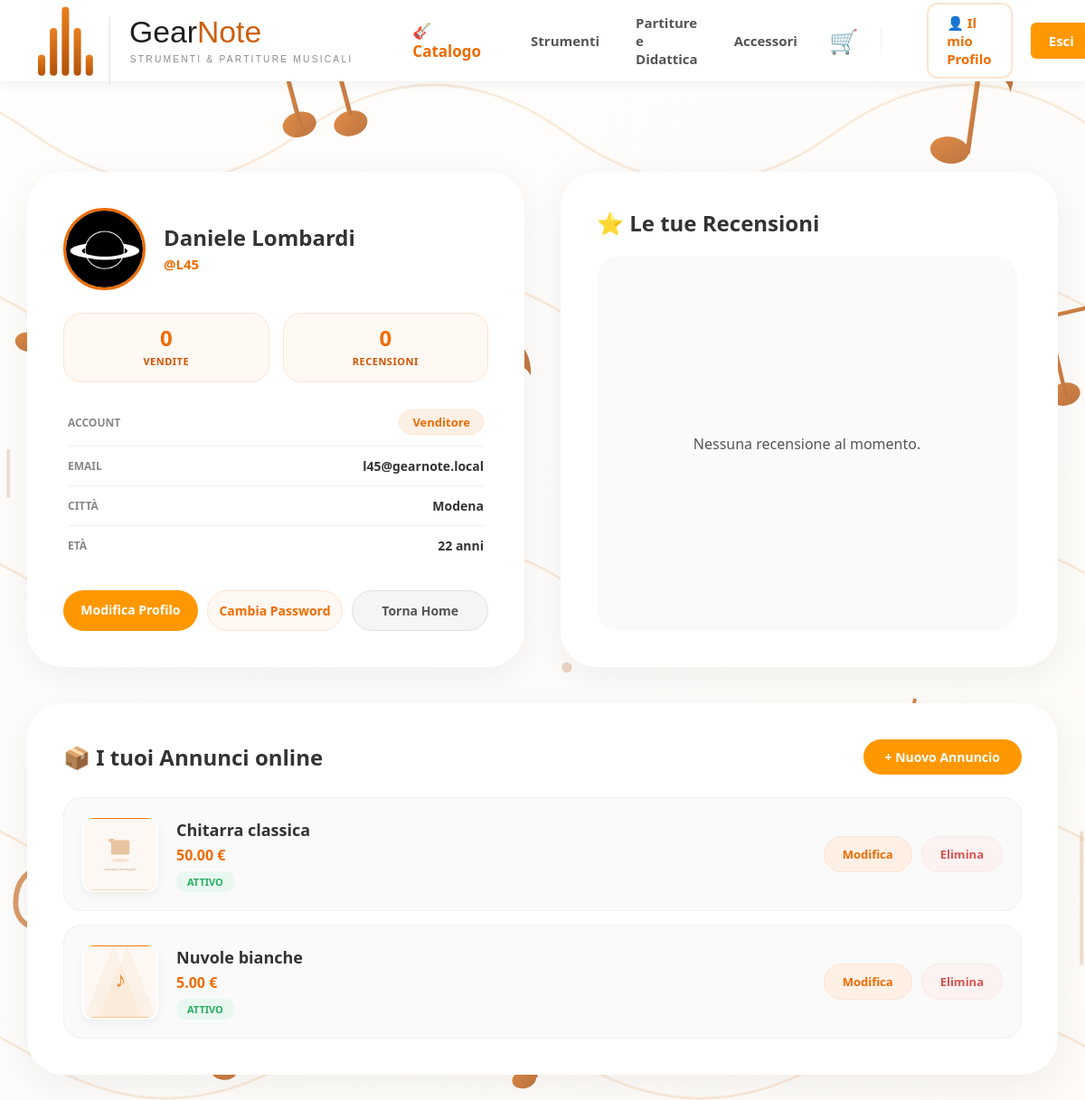
/accounts/profilo/ (signed in), run on an earlier commit of the app's database.
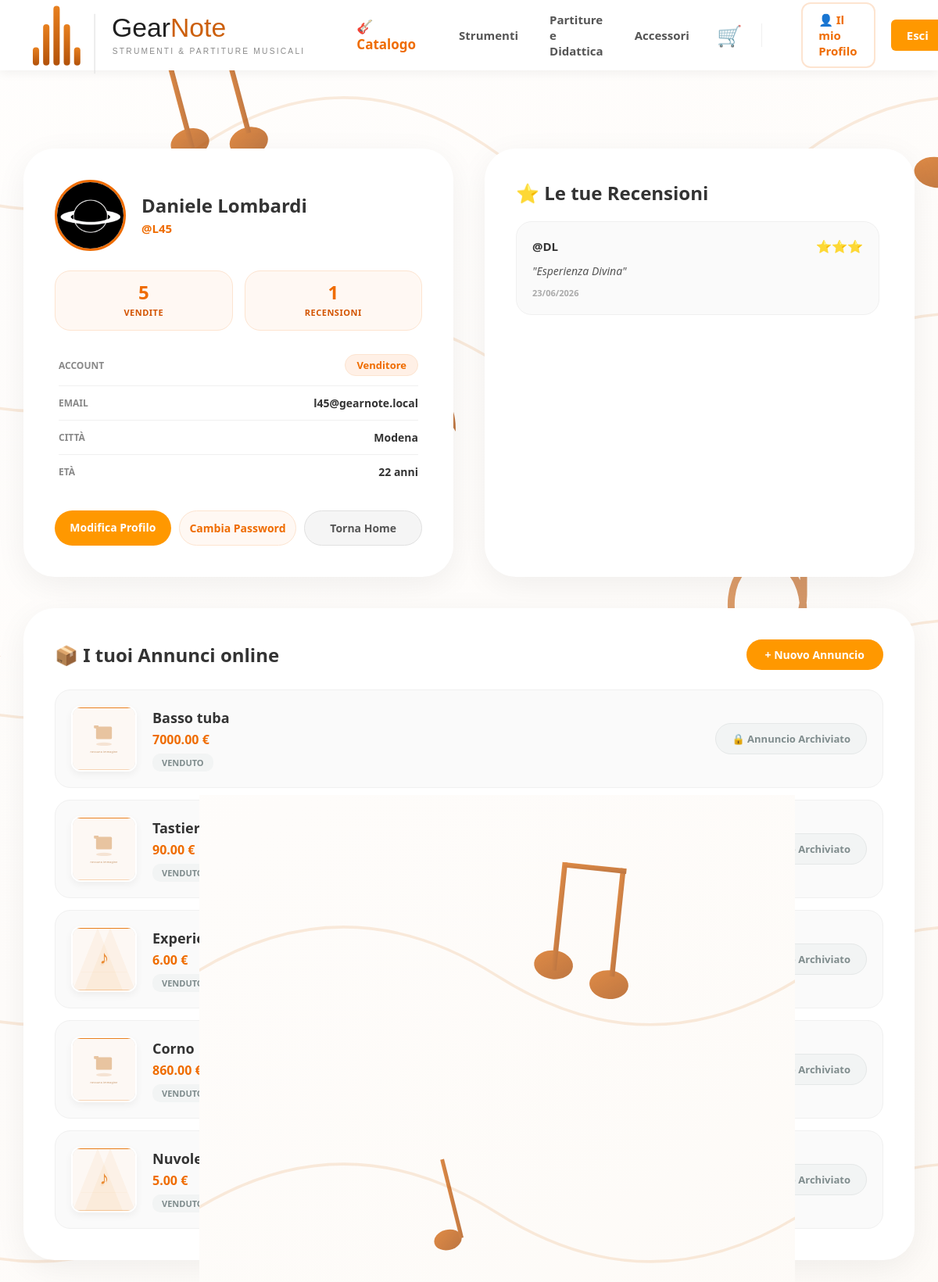
And on a later commit of the database.
### catalog/models.py (models this page shows, shortened)
class Categoria(models.Model):
    nome = models.CharField(max_length=100)
    slug = models.SlugField(unique=True, blank=True)
    categoria_padre = models.ForeignKey(
        'self',
        on_delete=models.CASCADE,
        null=True,
        blank=True,
        related_name='sottocategorie'
    )
    class Meta:
        verbose_name_plural = "Categorie"

class Prodotto(models.Model):
    venditore = models.ForeignKey(User, on_delete=models.CASCADE, related_name='prodotti_in_vendita')
    categoria = models.ForeignKey(Categoria, on_delete=models.SET_NULL, null=True, related_name='prodotti')
    condizione = models.ForeignKey(Condizione, on_delete=models.PROTECT, related_name='prodotti')
    titolo = models.CharField(max_length=200)
    descrizione = models.TextField()
    prezzo = models.DecimalField(
        max_digits=10,
        decimal_places=2,
        validators=[MinValueValidator(0.01)]
    )
    disponibile = models.BooleanField(default=True, help_text="Togli la spunta se l'oggetto è stato venduto")
    data_inserimento = models.DateTimeField(auto_now_add=True)
    data_modifica = models.DateTimeField(auto_now=True)
    class Meta:
        ordering = ['-data_inserimento']
    @property
    def immagine_principale(self):
        prima_foto = self.immagini.filter(principale=True).first()
        if prima_foto:
            return prima_foto.immagine.url
        cat_radice = self.categoria
        while cat_radice and cat_radice.categoria_padre:
            cat_radice = cat_radice.categoria_padre
        if cat_radice and "partiture" in cat_radice.nome.lower():
            return '/static/img/spartito.svg'
        return '/static/img/prodotto.svg'

### accounts/models.py (models this page shows, shortened)
class Recensione(models.Model):
    venditore = models.ForeignKey(User, on_delete=models.CASCADE, related_name='recensioni_ricevute')
    acquirente = models.ForeignKey(User, on_delete=models.CASCADE, related_name='recensioni_scritte')
    voto = models.PositiveIntegerField(choices=[(i, str(i)) for i in range(1, 6)]) # Da 1 a 5
    testo = models.TextField()
    data_creazione = models.DateTimeField(auto_now_add=True)

### accounts/views.py (the view)
# urls.py: path('profilo/', views.profilo_view, name='profilo'),
@login_required(login_url='accounts:login')
def profilo_view(request):
    profilo, created = Profilo.objects.get_or_create(user=request.user)
    prodotti_utente = Prodotto.objects.filter(venditore=request.user)
    numero_vendite = ElementoOrdine.objects.filter(prodotto__venditore=request.user).count()
    miei_ordini = Ordine.objects.filter(utente=request.user).order_by('-creato_il')
    recensioni_ricevute = Recensione.objects.filter(venditore=request.user).order_by('-data_creazione')
    return render(request, 'accounts/profilo.html', {
        'profilo': profilo,
        'miei_prodotti': prodotti_utente,
        'miei_ordini': miei_ordini,
        'numero_vendite': numero_vendite,
        'recensioni_ricevute': recensioni_ricevute,
    })

### cart/context_processors.py (called while the page is built)
def contatore_carrello(request):
    conteggio = 0
    if request.user.is_authenticated and request.user.profilo.ruolo != 'venditore':
        try:
            carrello = Carrello.objects.get(utente=request.user)
            conteggio = carrello.numero_articoli
        except Carrello.DoesNotExist:
            conteggio = 0
    return {'cart_items_count': conteggio}

### catalog/context_processors.py (called while the page is built)
def categorie_navbar(request):
    return {
        'categorie_principali': Categoria.objects.filter(categoria_padre__isnull=True)
    }

### accounts/templates/accounts/profilo.html (shortened to what the changed rows need)
{% extends 'base.html' %}
{% load static %}
{% block content %}
<div style="
    width: 95vw;
    max-width: 1600px;
    position: relative;
    left: 50%;
    transform: translateX(-50%);
    min-height: 80vh;
    margin: 40px 0;
    display: grid;
    grid-template-columns: 1fr 1fr;
    grid-template-rows: auto auto;
    gap: 40px;
">
    <div style="
        background: white;
        padding: 40px;
        border-radius: 40px;
        box-shadow: 0 10px 40px rgba(0, 0, 0, 0.06);
        box-sizing: border-box;
        display: flex;
        flex-direction: column;
        justify-content: space-between;
    ">
        <div style="display: flex; gap: 15px; margin-top: 25px;">
            <div style="flex: 1; background: #fff8f3; border: 1px solid #fde4d0; padding: 15px; border-radius: 20px; text-align: center;">
                <div style="font-size: 24px; font-weight: 800; color: #ef6c00; line-height: 1;">
                    {% if user.profilo.ruolo == 'venditore' %}
                        {{ numero_vendite }}
                    {% else %}
                        {{ miei_ordini|length }}
                    {% endif %}
                </div>
                <div style="font-size: 11px; text-transform: uppercase; color: #d35400; font-weight: 700; margin-top: 6px; letter-spacing: 0.5px;">
                    {% if user.profilo.ruolo == 'venditore' %}Vendite{% else %}Acquisti{% endif %}
                </div>
            </div>
            <div style="flex: 1; background: #fff8f3; border: 1px solid #fde4d0; padding: 15px; border-radius: 20px; text-align: center;">
                <div style="font-size: 24px; font-weight: 800; color: #ef6c00; line-height: 1;">
                    {% if user.profilo.ruolo == 'venditore' %}{{ recensioni_ricevute|length }}{% else %}{{ request.user.carrello.numero_articoli|default:"0" }}{% endif %}
                </div>
                <div style="font-size: 11px; text-transform: uppercase; color: #d35400; font-weight: 700; margin-top: 6px; letter-spacing: 0.5px;">
                    {% if user.profilo.ruolo == 'venditore' %}Recensioni{% else %}Nel Carrello{% endif %}
                </div>
            </div>
        </div>
    </div>
    <div style="
        background: white; padding: 40px; border-radius: 40px;
        box-shadow: 0 10px 40px rgba(0, 0, 0, 0.06); display: flex; flex-direction: column; max-height: 550px;
    ">
        {% if user.profilo.ruolo == 'venditore' %}
            <div style="flex: 1; display: flex; flex-direction: column; gap: 15px; overflow-y: auto; padding-right: 5px;">
                {% for recensione in recensioni_ricevute %}
                    <div style="background: #fafafa; border-radius: 20px; padding: 20px; border: 1px solid #f0f0f0;">
                        <div style="display: flex; justify-content: space-between; align-items: center; margin-bottom: 10px;">
                            <span style="font-weight: 800; color: #333; font-size: 15px;">@{{ recensione.acquirente.username }}</span>
                            <span style="color: #ef6c00; font-weight: 800; font-size: 16px;">
                                {% if recensione.voto == 1 %}⭐
                                {% elif recensione.voto == 2 %}⭐⭐
                                {% elif recensione.voto == 3 %}⭐⭐⭐
                                {% elif recensione.voto == 4 %}⭐⭐⭐⭐
                                {% elif recensione.voto == 5 %}⭐⭐⭐⭐⭐
                                {% endif %}
                            </span>
                        </div>
                        <p style="margin: 0; color: #555; font-size: 14px; line-height: 1.5; font-style: italic;">"{{ recensione.testo }}"</p>
                        <div style="font-size: 11px; color: #aaa; margin-top: 10px; font-weight: 600;">{{ recensione.data_creazione|date:"d/m/Y" }}</div>
                    </div>
                {% empty %}
                    <div style="flex: 1; display: flex; align-items: center; justify-content: center; background: #fafafa; border-radius: 25px; color: #555; font-weight: 500; padding: 40px;">
                        Nessuna recensione al momento.
                    </div>
                {% endfor %}
            </div>
        {% endif %}
    </div>
    <div style="
        grid-column: 1 / -1; background: white; padding: 40px; border-radius: 40px;
        box-shadow: 0 10px 40px rgba(0, 0, 0, 0.06); display: flex; flex-direction: column; min-height: 300px;
    ">
        {% if user.profilo.ruolo == 'venditore' %}
            <div style="display: flex; flex-direction: column; gap: 15px;">
                {% for prodotto in miei_prodotti %}
                    <div style="display: flex; background: #fafafa; border-radius: 20px; padding: 20px; border: 1px solid #f0f0f0; align-items: center; gap: 20px; transition: transform 0.2s ease;" onmouseover="this.style.transform='translateY(-2px)'" onmouseout="this.style.transform='none'">
                        <div style="width: 80px; height: 80px; border-radius: 12px; overflow: hidden; background: #e0e0e0; flex-shrink: 0; border: 2px solid white; box-shadow: 0 4px 10px rgba(0,0,0,0.05);">
                            <img src="{{ prodotto.immagine_principale }}"
                                style="width: 100%; height: 100%; object-fit: cover;"
                                alt="{{ prodotto.titolo }}">
                        </div>
                        <div style="flex-grow: 1;">
                            <h4 style="margin: 0 0 5px 0; font-size: 18px; color: #333; font-weight: 800;">{{ prodotto.titolo }}</h4>
                            <div style="font-size: 16px; font-weight: 800; color: #ef6c00; margin-bottom: 6px;">{{ prodotto.prezzo }} €</div>
                            {% if prodotto.disponibile %}
                                <span style="font-size: 11px; font-weight: 800; color: #27ae60; background: #e8f8f0; padding: 4px 12px; border-radius: 10px; text-transform: uppercase;">Attivo</span>
                            {% else %}
                                <span style="font-size: 11px; font-weight: 800; color: #7f8c8d; background: #f2f4f4; padding: 4px 12px; border-radius: 10px; text-transform: uppercase;">Venduto</span>
                            {% endif %}
                        </div>
                        <div style="display: flex; gap: 10px;">
                            {% if prodotto.disponibile %}
                                <a href="{% url 'catalog:modifica_prodotto' prodotto.id %}" style="text-decoration: none; font-size: 13px; font-weight: 800; color: #ef6c00; background: #fff0e6; padding: 10px 20px; border-radius: 50px; border: 1px solid #fde4d0; transition: all 0.2s;" onmouseover="this.style.backgroundColor='#fde4d0'" onmouseout="this.style.backgroundColor='#fff0e6'">
                                    Modifica
                                </a>
                                <a href="{% url 'catalog:elimina_prodotto' prodotto.id %}" style="text-decoration: none; font-size: 13px; font-weight: 800; color: #d9534f; background: #fdf2f2; padding: 10px 20px; border-radius: 50px; border: 1px solid #fce8e8; transition: all 0.2s;" onmouseover="this.style.backgroundColor='#fce8e8'" onmouseout="this.style.backgroundColor='#fdf2f2'">
                                    Elimina
                                </a>
                            {% else %}
                                <span style="font-size: 13px; font-weight: 800; color: #7f8c8d; background: #f2f4f4; padding: 10px 20px; border-radius: 50px; border: 1px solid #e5e8e8; cursor: not-allowed;">
                                    🔒 Annuncio Archiviato
                                </span>
                            {% endif %}
                        </div>
                    </div>
                {% endfor %}
            </div>
        {% endif %}
    </div>
</div>
{% endblock content %}

### templates/base.html (shortened to what this page needs)
{% load static %}
<!DOCTYPE html>
<html lang="it">
<head>
    <link rel="stylesheet" href="{% static 'css/style.css' %}">
</head>
<body>
    <header class="navbar" style="display: flex; justify-content: space-between; align-items: center;">
        <div style="display: flex; align-items: center; gap: 40px;">
            <div class="logo">
                <a href="/">
                    <img src="{% static 'img/logo.svg' %}" alt="Logo GearNote" style="display: block;">
                </a>
            </div>
            <a href="{% url 'catalog:lista' %}" style="
                font-size: 17px;
                font-weight: 800;
                color: #ef6c00;
                text-decoration: none;
                display: flex;
                align-items: center;
                gap: 8px;
                padding: 8px 15px;
                border-radius: 12px;
                transition: all 0.2s ease;
            " onmouseover="this.style.backgroundColor='#fff8f3'; this.style.transform='translateY(-2px)';" onmouseout="this.style.backgroundColor='transparent'; this.style.transform='translateY(0)';"
            >
                🎸 Catalogo
            </a>
            {% for macro in categorie_principali %}
                <a href="{% url 'catalog:categoria_detail' macro.slug %}" class="link-macro" style="
                    font-size: 15px;
                    font-weight: 600;
                    color: #555;
                    text-decoration: none;
                    transition: color 0.2s;
                " onmouseover="this.style.color='#ef6c00';" onmouseout="this.style.color='#555';">
                    {{ macro.nome }}
                </a>
            {% endfor %}
        </div>
        <nav class="nav-links" style="display: flex; align-items: center; gap: 20px;">
            <a href="{% url 'cart:vedi_carrello' %}" style="text-decoration: none; position: relative; display: flex; align-items: center; justify-content: center; padding: 5px; transition: transform 0.2s ease;" onmouseover="this.style.transform='scale(1.1)';" onmouseout="this.style.transform='scale(1)';">
                <span style="font-size: 26px;">🛒</span>
            </a>
            {% if user.is_authenticated %}
                <a href="{% url 'accounts:profilo' %}" style="
                    padding: 10px 20px;
                    background: white;
                    color: #ef6c00;
                    border: 2px solid #fde4d0;
                    border-radius: 12px;
                    font-weight: 700;
                    text-decoration: none;
                    transition: all 0.2s ease;
                " onmouseover="this.style.borderColor='#ef6c00'; this.style.boxShadow='0 4px 10px rgba(239, 108, 0, 0.1)';" onmouseout="this.style.borderColor='#fde4d0'; this.style.boxShadow='none';">
                    👤 Il mio Profilo
                </a>
                <form action="{% url 'accounts:logout' %}" method="post" style="display: inline;">
                    <button type="submit" class="btn-primary">Esci</button>
                </form>
            {% else %}
                <a href="{% url 'accounts:login' %}" style="text-decoration: none; color: #333; font-weight: 700; padding: 10px 15px;">Accedi</a>
                <a href="{% url 'accounts:registrati' %}" class="btn-primary">Registrati</a>
            {% endif %}
        </nav>
    </header>
    <main class="container">
        {% block content %}
        {% endblock content %}
    </main>
</body>
</html>

What changed in the data, as far as the page shows it:
removed Prodotto: titolo "Chitarra classica", prezzo "50.00", disponibile "ATTIVO"
added Recensione: acquirente.username "DL", testo "Esperienza Divina", data_creazione "23/06/2026"
added Prodotto: titolo "Basso tuba", prezzo "7000.00", disponibile "VENDUTO"
added Prodotto: titolo "Tastiera yamaha", prezzo "90.00", disponibile "VENDUTO"
added Prodotto: titolo "Experience - Einaudi", prezzo "6.00", disponibile "VENDUTO"
added Prodotto: titolo "Corno Francese", prezzo "860.00", disponibile "VENDUTO"
changed Prodotto "Nuvole bianche": disponibile "ATTIVO Modifica Elimina" → "VENDUTO 🔒 Annuncio Archiviato"
Also different on the page:
{{ numero_vendite }}: "0" → "5"
{{ recensioni_ricevute|length }}: "0" → "1"
text no longer shown: "Nessuna recensione al momento."
